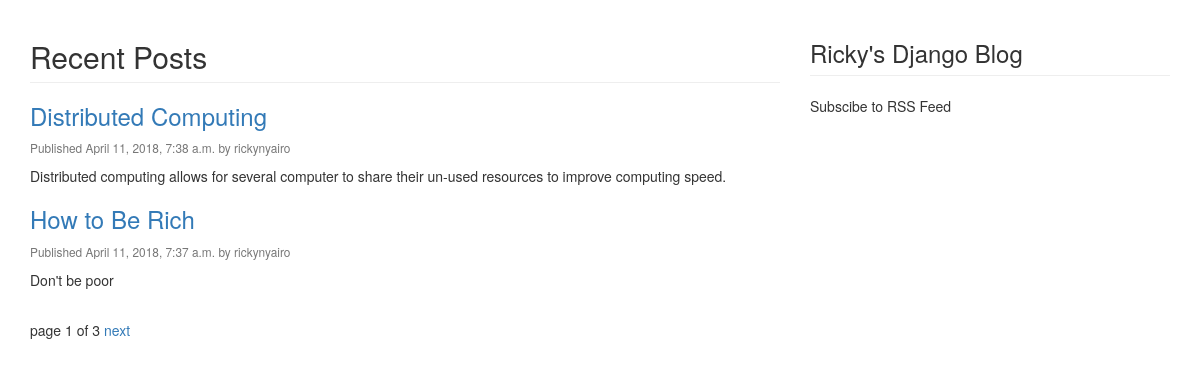
Screenshot of /blog/ with the database file from the repository.
### blog/models.py (models this page shows, shortened)
class Post(models.Model):
	STATUS_CHOICES = (
		('draft','Draft'),
		('published','Published'),
	)
	title = models.CharField(max_length=250)
	slug = models.SlugField(max_length=250, unique_for_date='date_published')
	author = models.ForeignKey(User, related_name='blog_posts')
	body = models.TextField()
	date_published = models.DateTimeField(default=timezone.now)
	date_created = models.DateTimeField(auto_now_add=True)
	last_updated = models.DateTimeField(auto_now=True)
	status = models.CharField(max_length=10, choices=STATUS_CHOICES)
	objects = models.Manager()
	published = DatePublishedManager()
	class Meta:
		ordering = ('-date_published',)
	def get_absolute_url(self):
		return reverse('blog:post_detail_view', args=[self.date_published.year, self.date_published.strftime('%m'), self.date_published.strftime('%d'), self.slug])

### blog/views.py (the view)
def post_list_view(request):
	list_objects = Post.published.all()
	paginator = Paginator(list_objects, 2)
	page = request.GET.get('page')
	try:
		posts = paginator.page(page)
	except PageNotAnInteger:
		posts = paginator.page(1)
	except EmptyPage:
		posts = paginator.page(paginator.num_pages)
	return render(request, 'blog/post/list.html', {'posts':posts})

### blog/models.py (called while the page is built)
	def get_queryset(self):
		return super(DatePublishedManager, self).get_queryset().filter(status='published')

### blog/templates/blog/post/list.html (shortened to what this page needs)
{% extends "blog/master.html" %}
{% block content %}
	<h2 class='page-header'>Recent Posts</h2>
	{% for post in posts%}
		<h3><a href = "{{ post.get_absolute_url }}">{{ post.title }}</a></h3>
		<p class="small" style="color: #777777">Published {{ post.date_published }} by {{ post.author }} </p>
		<p>{{ post.body|truncatewords:25|linebreaks }}</p>
	{% endfor %}
	{% include "pagination.html" with page=posts %}
{% endblock %}

### blog/templates/blog/master.html (shortened to what this page needs)
{% load staticfiles %}
<!DOCTYPE html>
<html lang='en'>
<head>
	<link rel="stylesheet" href="{% static 'css/bootstrap.min.css' %}">
</head>
<body>
	<div class = 'container'>
		<div class = 'row'>
			<div class = 'col-md-8'>
				{% block content%}
				{% endblock %}
			</div>
			<div class = 'col-md-4'>
				<h3 class="page-header">Ricky's Django Blog</h3>
				<p><a href="{% url 'blog:post_feed' %}" target="_blank"></a>Subscibe to RSS Feed</p>
			</div>
		</div>
	</div>
</body>
</html>

### blog/templates/pagination.html (shortened to what this page needs)
<div class="container">
	<div class="row">
		<span class="pagination">
			<span class="active">
				page {{ page.number }} of {{ page.paginator.num_pages }}
			</span>
			{% if page.has_next %}
				<a href="?page={{ page.next_page_number }}">next</a>
			{% endif %}
		</span>
	</div>
</div>

### rows the page displays
Post: title "Distributed Computing", date_published "April 11, 2018, 7:38 a.m.", author "rickynyairo", body "Distributed computing allows for several computer to share their un-used resources to improve computing speed."
Post: title "How to Be Rich", date_published "April 11, 2018, 7:37 a.m.", author "rickynyairo", body "Don't be poor"

### other values shown
{{ page.number }} "1"
{{ page.paginator.num_pages }} "3"
